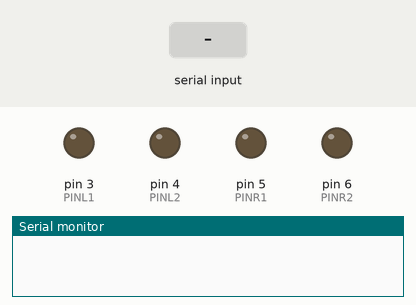
This sketch was run on a simulated Arduino Uno, built with avr-gcc and run on an emulated ATmega328P. On the bench: output pins drawn as LEDs (lit = HIGH), the last lines printed to the serial monitor. The test bench sets the inputs (shaded band).

Above: at 1.2 s.
1.3 s: "w" received over Serial
At 2.5 s:
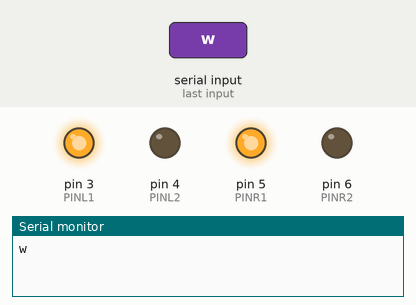
2.8 s: "s" received over Serial
At 3.8 s:
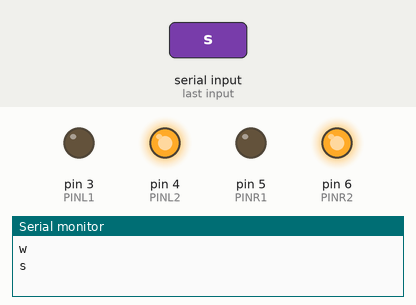
4.3 s: "a" received over Serial
At 4.9 s:
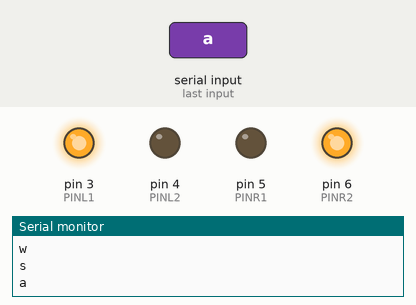
5.8 s: "d" received over Serial
At 6.1 s:
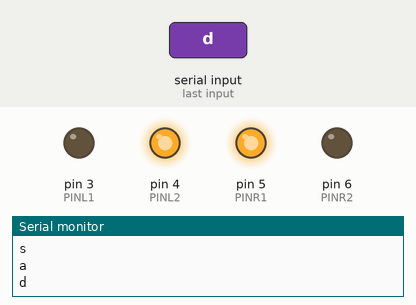
Timing chart, 0 to 8.3 s (numbered marks = the images above; inputs shaded):
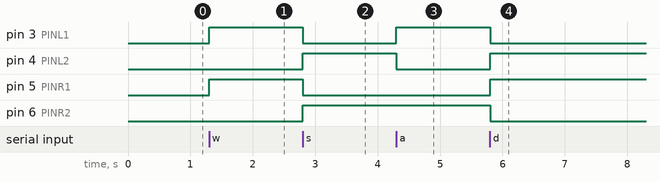

The sketch:

sketch_feb01b.ino
```cpp
#define PINL1 3  //left motor pin 1
#define PINL2 4  //left motor pin 2
#define PINR1 5  //right motor pin 1
#define PINR2 6  //right motor pin 2

void setup()
{
  //Set motor pinouts as output
  pinMode(PINL1,OUTPUT);
  pinMode(PINL2,OUTPUT);
  pinMode(PINR1,OUTPUT);
  pinMode(PINR2,OUTPUT);
  Serial.begin(9600);
}

void forward()
{
  digitalWrite(PINL1,HIGH);
  digitalWrite(PINL2,LOW);
  digitalWrite(PINR1,HIGH);
  digitalWrite(PINR2,LOW);
}
void backward()
{
  digitalWrite(PINL1,LOW);
  digitalWrite(PINL2,HIGH);
  digitalWrite(PINR1,LOW);
  digitalWrite(PINR2,HIGH);
}
void right()
{
  digitalWrite(PINL1,LOW);
  digitalWrite(PINL2,HIGH);
  digitalWrite(PINR1,HIGH);
  digitalWrite(PINR2,LOW);
}
void left()
{
  digitalWrite(PINL1,HIGH);
  digitalWrite(PINL2,LOW);
  digitalWrite(PINR1,LOW);
  digitalWrite(PINR2,HIGH);
}
void pause()
{
  digitalWrite(PINL1,LOW);
  digitalWrite(PINL2,LOW);
  digitalWrite(PINR1,LOW);
  digitalWrite(PINR2,LOW);
}

void loop()
{
  if(Serial.available()) //the loop() is interrupted when Arduino receives data
  {
    int c = Serial.read();  //'c' stores the character received
    switch(c)
    {
      case 'w': forward(); Serial.println('w'); break;
      case 's': backward(); Serial.println('s');  break;
      case 'a': left(); Serial.println('a'); break;
      case 'd': right(); Serial.println('d'); break;
      case 'o': pause(); Serial.println('o'); break;
      default: Serial.println("Invalid"); break;
    }
  }
}
```

Measured:
- after the input at 1.3 s, pin 3 (PINL1), pin 5 (PINR1): LOW → HIGH at once
- after the input at 2.8 s, pin 3 (PINL1), pin 5 (PINR1): HIGH → LOW at once; pin 4 (PINL2), pin 6 (PINR2): LOW → HIGH at once
- after the input at 4.3 s, pin 3 (PINL1): LOW → HIGH at once; pin 4 (PINL2): HIGH → LOW at once
- after the input at 5.8 s, pin 3 (PINL1), pin 6 (PINR2): HIGH → LOW at once; pin 4 (PINL2), pin 5 (PINR1): LOW → HIGH at once
